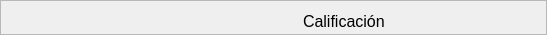
                            <widget class="QFrame" name="frame_34">
                             <property name="minimumSize">
                              <size>
                               <width>0</width>
                               <height>35</height>
                              </size>
                             </property>
                             <property name="maximumSize">
                              <size>
                               <width>16777215</width>
                               <height>35</height>
                              </size>
                             </property>
                             <property name="frameShape">
                              <enum>QFrame::StyledPanel</enum>
                             </property>
                             <property name="frameShadow">
                              <enum>QFrame::Raised</enum>
                             </property>
                             <layout class="QHBoxLayout" name="horizontalLayout_24">
                              <item>
                               <spacer name="horizontalSpacer_15">
                                <property name="orientation">
                                 <enum>Qt::Horizontal</enum>
                                </property>
                                <property name="sizeHint" stdset="0">
                                 <size>
                                  <width>291</width>
                                  <height>12</height>
                                 </size>
                                </property>
                               </spacer>
                              </item>
                              <item>
                               <widget class="QLabel" name="label_54">
                                <property name="minimumSize">
                                 <size>
                                  <width>0</width>
                                  <height>20</height>
                                 </size>
                                </property>
                                <property name="maximumSize">
                                 <size>
                                  <width>16777215</width>
                                  <height>20</height>
                                 </size>
                                </property>
                                <property name="text">
                                 <string>&lt;html&gt;&lt;head/&gt;&lt;body&gt;&lt;p&gt;&lt;span style=&quot; font-size:12pt;&quot;&gt;Calificación&lt;/span&gt;&lt;/p&gt;&lt;/body&gt;&lt;/html&gt;</string>
                                </property>
                               </widget>
                              </item>
                              <item>
                               <widget class="QPushButton" name="pushButton_19">
                                <property name="minimumSize">
                                 <size>
                                  <width>24</width>
                                  <height>24</height>
                                 </size>
                                </property>
                                <property name="maximumSize">
                                 <size>
                                  <width>24</width>
                                  <height>24</height>
                                 </size>
                                </property>
                                <property name="styleSheet">
                                 <string notr="true">QPushButton {
    border: none;
    background-repeat: none;
}

QPushButton:hover {
    border: none;
    background-repeat: none;
}</string>
                                </property>
                                <property name="text">
                                 <string/>
                                </property>
                                <property name="icon">
                                 <iconset>
                                  <normaloff>image/estresin.png</normaloff>image/estresin.png</iconset>
                                </property>
                                <property name="iconSize">
                                 <size>
                                  <width>20</width>
                                  <height>20</height>
                                 </size>
                                </property>
                               </widget>
                              </item>
                              <item>
                               <widget class="QPushButton" name="pushButton_20">
                                <property name="minimumSize">
                                 <size>
                                  <width>24</width>
                                  <height>24</height>
                                 </size>
                                </property>
                                <property name="maximumSize">
                                 <size>
                                  <width>24</width>
                                  <height>24</height>
                                 </size>
                                </property>
                                <property name="styleSheet">
                                 <string notr="true">QPushButton {
    border: none;
    background-repeat: none;
}

QPushButton:hover {
    border: none;
    background-repeat: none;
}</string>
                                </property>
                                <property name="text">
                                 <string/>
                                </property>
                                <property name="icon">
                                 <iconset>
                                  <normaloff>image/estresin.png</normaloff>image/estresin.png</iconset>
                                </property>
                                <property name="iconSize">
                                 <size>
                                  <width>20</width>
                                  <height>20</height>
                                 </size>
                                </property>
                               </widget>
                              </item>
                              <item>
                               <widget class="QPushButton" name="pushButton_21">
                                <property name="minimumSize">
                                 <size>
                                  <width>24</width>
                                  <height>24</height>
                                 </size>
                                </property>
                                <property name="maximumSize">
                                 <size>
                                  <width>24</width>
                                  <height>24</height>
                                 </size>
                                </property>
                                <property name="styleSheet">
                                 <string notr="true">QPushButton {
    border: none;
    background-repeat: none;
}

QPushButton:hover {
    border: none;
    background-repeat: none;
}</string>
                                </property>
                                <property name="text">
                                 <string/>
                                </property>
                                <property name="icon">
                                 <iconset>
                                  <normaloff>image/estresin.png</normaloff>image/estresin.png</iconset>
                                </property>
                                <property name="iconSize">
                                 <size>
                                  <width>20</width>
                                  <height>20</height>
                                 </size>
                                </property>
                               </widget>
                              </item>
                              <item>
                               <widget class="QPushButton" name="pushButton_22">
                                <property name="minimumSize">
                                 <size>
                                  <width>24</width>
                                  <height>24</height>
                                 </size>
                                </property>
                                <property name="maximumSize">
                                 <size>
                                  <width>24</width>
                                  <height>24</height>
                                 </size>
                                </property>
                                <property name="styleSheet">
                                 <string notr="true">QPushButton {
    border: none;
    background-repeat: none;
}

QPushButton:hover {
    border: none;
    background-repeat: none;
}</string>
                                </property>
                                <property name="text">
                                 <string/>
                                </property>
                                <property name="icon">
                                 <iconset>
                                  <normaloff>image/estresin.png</normaloff>image/estresin.png</iconset>
                                </property>
                                <property name="iconSize">
                                 <size>
                                  <width>20</width>
                                  <height>20</height>
                                 </size>
                                </property>
                               </widget>
                              </item>
                              <item>
                               <widget class="QPushButton" name="pushButton_23">
                                <property name="minimumSize">
                                 <size>
                                  <width>24</width>
                                  <height>24</height>
                                 </size>
                                </property>
                                <property name="maximumSize">
                                 <size>
                                  <width>24</width>
                                  <height>24</height>
                                 </size>
                                </property>
                                <property name="styleSheet">
                                 <string notr="true">QPushButton {
    border: none;
    background-repeat: none;
}

QPushButton:hover {
    border: none;
    background-repeat: none;
}</string>
                                </property>
                                <property name="text">
                                 <string/>
                                </property>
                                <property name="icon">
                                 <iconset>
                                  <normaloff>image/estresin.png</normaloff>image/estresin.png</iconset>
                                </property>
                                <property name="iconSize">
                                 <size>
                                  <width>20</width>
                                  <height>20</height>
                                 </size>
                                </property>
                               </widget>
                              </item>
                             </layout>
                            </widget>
